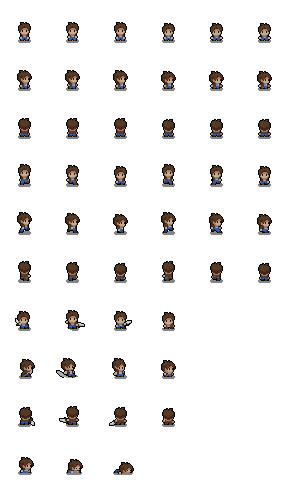
#> input picture visual/pack_02_Mystic_Woods/characters/player.png, 288 x 480 px, found by its file name
$ python swap_character.py
#> lines starting #> are read from the running program, lines starting #| are printed output that depends on the picture
from PIL import Image

# The fully clothed character sheet from Mystic Woods
sheet_path = r"C:\Users\luisr\OneDrive\Desktop\mmo_rpg\visual\pack_02_Mystic_Woods\characters\player.png"
img = Image.open(sheet_path)
#> img is the input picture: PIL image 288x480 RGBA; mean R, G, B, A 6.4, 5.1, 4.5, 21.3

# Frame size is 48x48. Each animation has 6 frames (288 width).
# Row 0: Idle Down
# Row 1: Idle Side (Right)
# Row 2: Idle Up
# Row 3: Walk Down
# Row 4: Walk Side (Right)
# Row 5: Walk Up

# Define the rows for each animation
animations = {
    "Idle_Down": 0,
    "Idle_Side": 1,
    "Idle_Up": 2,
    "Walk_Down": 3,
    "Walk_Side": 4,
    "Walk_Up": 5
}

output_dir = r"C:\Users\luisr\OneDrive\Desktop\mmo_rpg\client_unity\Assets\Resources"

for name, row in animations.items():
    # Crop the row (288x48)
    box = (0, row * 48, 288, (row + 1) * 48)
    row_img = img.crop(box)

    # Save as -Sheet.png to seamlessly replace the Pixel Crawler files
    row_img.save(f"{output_dir}\\{name}-Sheet.png")
#> this loop made 6 passes
#> pass 1, `row_img = img.crop(box)`:
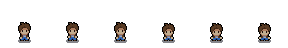
#> row_img: PIL image 288x48 RGBA; mean R, G, B, A 7.3, 6, 5.4, 23.3; transparent parts drawn white
#> pass 2, `row_img = img.crop(box)`:
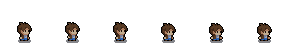
#> row_img: PIL image 288x48 RGBA; mean R, G, B, A 7.3, 5.7, 4.9, 25.1; transparent parts drawn white
#> pass 3, `row_img = img.crop(box)`:
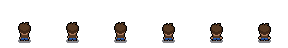
#> row_img: PIL image 288x48 RGBA; mean R, G, B, A 5.5, 4, 3.4, 23.3; transparent parts drawn white
#> after the loop:
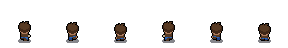
#> row_img: PIL image 288x48 RGBA; mean R, G, B, A 5.5, 4, 3.3, 23.4; transparent parts drawn white

print("Character swapped successfully! Naked character is gone.")
